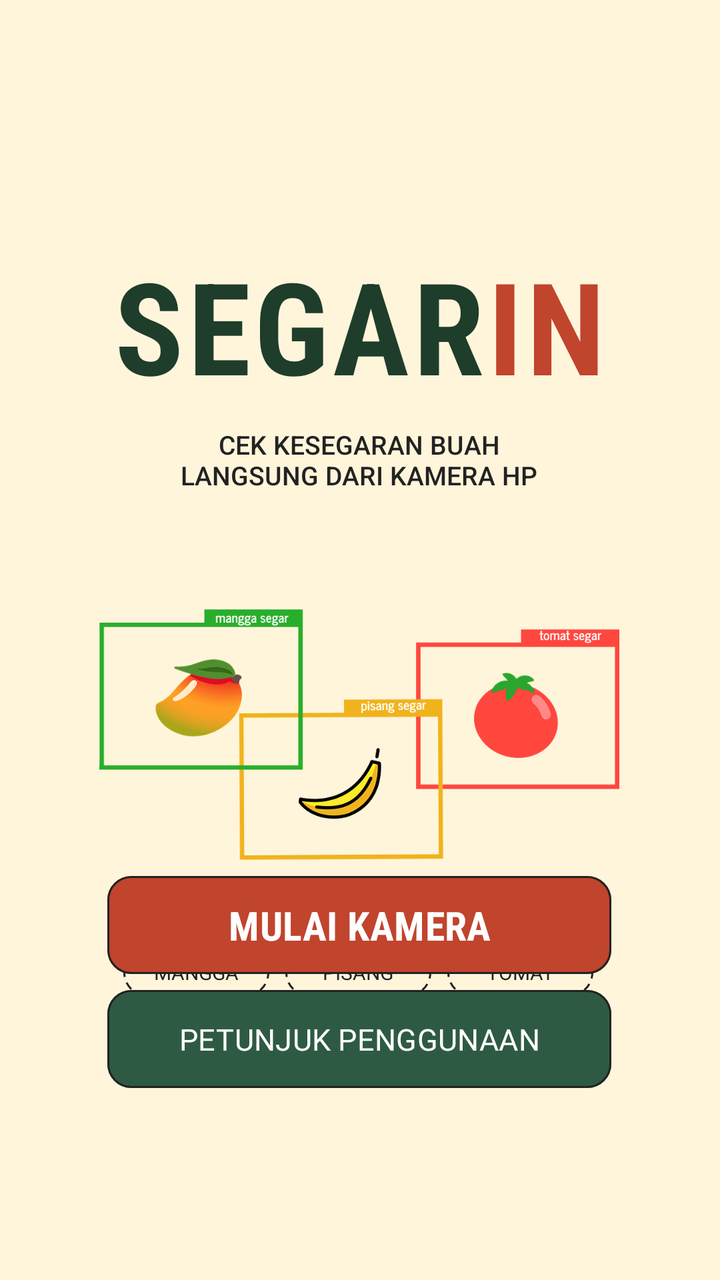
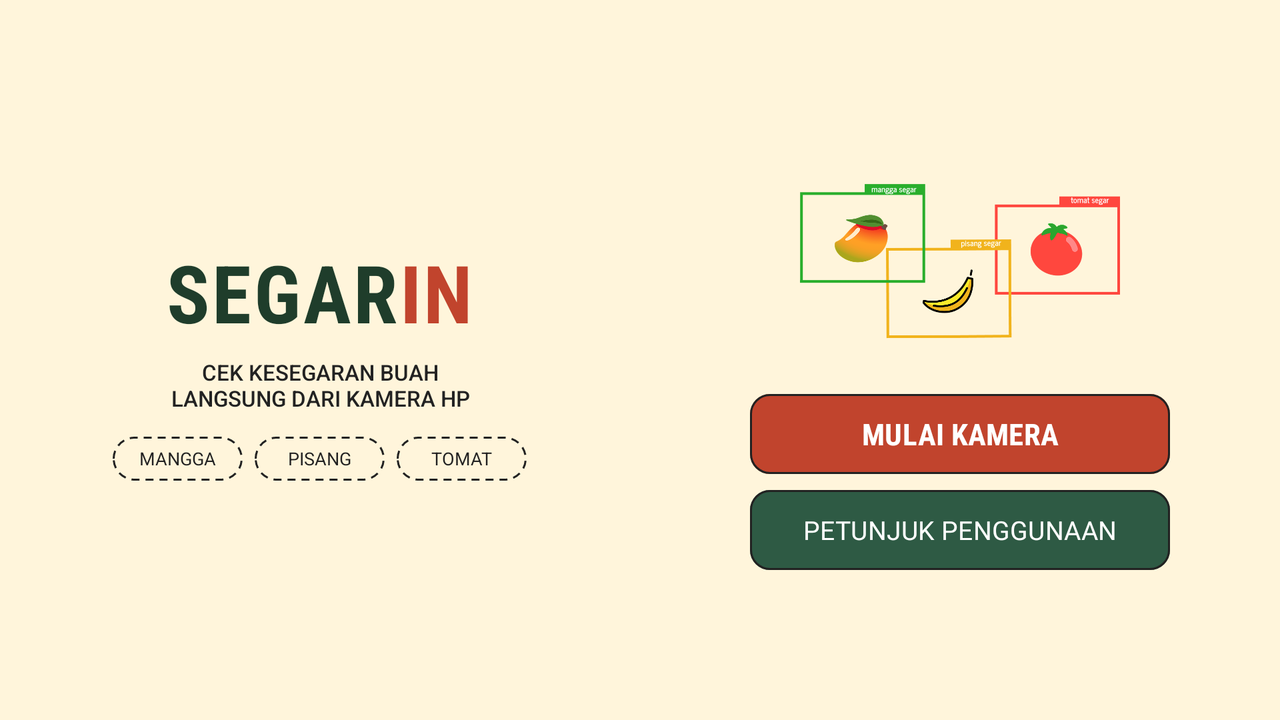

Compare how this app lays out the same screen by default and in its alternative resource folder. The renders come first, then the two layout files and the values they reference.
<!-- AndroidManifest.xml: application theme Theme.DeteksiKesegaranBuah -->
<!-- res/layout/activity_main.xml -->
<?xml version="1.0" encoding="utf-8"?>
<androidx.constraintlayout.widget.ConstraintLayout xmlns:android="http://schemas.android.com/apk/res/android"
    xmlns:app="http://schemas.android.com/apk/res-auto"
    xmlns:tools="http://schemas.android.com/tools"
    android:layout_width="match_parent"
    android:layout_height="match_parent"
    android:background="#FFF5DB"
    tools:context=".MainActivity">

    
    <LinearLayout
        android:id="@+id/llTitle"
        android:layout_width="wrap_content"
        android:layout_height="wrap_content"
        android:layout_marginTop="120dp"
        android:orientation="horizontal"
        app:layout_constraintEnd_toEndOf="parent"
        app:layout_constraintStart_toStartOf="parent"
        app:layout_constraintTop_toTopOf="parent">

        <TextView
            android:layout_width="wrap_content"
            android:layout_height="wrap_content"
            android:fontFamily="sans-serif-condensed"
            android:letterSpacing="0.03"
            android:text="SEGAR"
            android:textColor="#1F3D2B"
            android:textSize="64sp"
            android:textStyle="bold" />

        <TextView
            android:layout_width="wrap_content"
            android:layout_height="wrap_content"
            android:fontFamily="sans-serif-condensed"
            android:letterSpacing="0.03"
            android:text="IN"
            android:textColor="#C1442D"
            android:textSize="64sp"
            android:textStyle="bold" />
    </LinearLayout>

    

    

    

    <TextView
        android:id="@+id/tvSubtitle"
        android:layout_width="wrap_content"
        android:layout_height="wrap_content"
        android:layout_marginTop="8dp"
        android:fontFamily="sans-serif-medium"
        android:gravity="center"
        android:text="CEK KESEGARAN BUAH\nLANGSUNG DARI KAMERA HP"
        android:textColor="#222222"
        android:textSize="13sp"
        app:layout_constraintEnd_toEndOf="parent"
        app:layout_constraintHorizontal_bias="0.497"
        app:layout_constraintStart_toStartOf="parent"
        app:layout_constraintTop_toBottomOf="@id/llTitle" />

    <ImageView
        android:id="@+id/ivIllustration"
        android:layout_width="260dp"
        android:layout_height="200dp"
        android:layout_marginTop="20dp"
        android:contentDescription="Ilustrasi Buah Segar"
        android:src="@drawable/fruits"
        app:layout_constraintEnd_toEndOf="parent"
        app:layout_constraintHorizontal_bias="0.496"
        app:layout_constraintStart_toStartOf="parent"
        app:layout_constraintTop_toBottomOf="@id/tvSubtitle" />

    <LinearLayout
        android:id="@+id/llTags"
        android:layout_width="wrap_content"
        android:layout_height="wrap_content"
        android:layout_marginTop="8dp"
        android:orientation="horizontal"
        app:layout_constraintEnd_toEndOf="parent"
        app:layout_constraintHorizontal_bias="0.494"
        app:layout_constraintStart_toStartOf="parent"
        app:layout_constraintTop_toBottomOf="@id/ivIllustration">

        <TextView
            android:layout_width="73dp"
            android:layout_height="24dp"
            android:layout_marginEnd="8dp"
            android:background="@drawable/bg_tag_dashed"
            android:fontFamily="sans-serif"
            android:gravity="center"
            android:layerType="software"
            android:text="MANGGA"
            android:textColor="#222222"
            android:textSize="10sp" />

        <TextView
            android:layout_width="73dp"
            android:layout_height="24dp"
            android:layout_marginEnd="8dp"
            android:background="@drawable/bg_tag_dashed"
            android:fontFamily="sans-serif"
            android:gravity="center"
            android:layerType="software"
            android:text="PISANG"
            android:textColor="#222222"
            android:textSize="10sp" />

        <TextView
            android:layout_width="73dp"
            android:layout_height="24dp"
            android:background="@drawable/bg_tag_dashed"
            android:fontFamily="sans-serif"
            android:gravity="center"
            android:layerType="software"
            android:text="TOMAT"
            android:textColor="#222222"
            android:textSize="10sp" />
    </LinearLayout>

    

    <com.google.android.material.button.MaterialButton
        android:id="@+id/btnMulaiKamera"
        android:layout_width="252dp"
        android:layout_height="49dp"
        android:layout_marginBottom="8dp"
        android:fontFamily="sans-serif-condensed"
        android:insetTop="0dp"
        android:insetBottom="0dp"
        android:text="MULAI KAMERA"
        android:textColor="#FFFFFF"
        android:textSize="20sp"
        android:textStyle="bold"
        app:backgroundTint="#C1442D"
        app:cornerRadius="12dp"
        app:layout_constraintBottom_toTopOf="@id/btnPetunjuk"
        app:layout_constraintEnd_toEndOf="parent"
        app:layout_constraintHorizontal_bias="0.496"
        app:layout_constraintStart_toStartOf="parent"
        app:strokeColor="#222222"
        app:strokeWidth="1dp" />

    
    <com.google.android.material.button.MaterialButton
        android:id="@+id/btnPetunjuk"
        android:layout_width="252dp"
        android:layout_height="49dp"
        android:layout_marginBottom="96dp"
        android:fontFamily="@font/news_cycle_bold"
        android:insetTop="0dp"
        android:insetBottom="0dp"
        android:text="PETUNJUK PENGGUNAAN"
        android:textColor="#FFFFFF"
        android:textSize="15sp"
        app:backgroundTint="#2E5A44"
        app:cornerRadius="12dp"
        app:layout_constraintBottom_toBottomOf="parent"
        app:layout_constraintEnd_toEndOf="parent"
        app:layout_constraintHorizontal_bias="0.496"
        app:layout_constraintStart_toStartOf="parent"
        app:strokeColor="#222222"
        app:strokeWidth="1dp" />

</androidx.constraintlayout.widget.ConstraintLayout>
<!-- resources referenced by this layout -->
<resources>
  <!-- drawable bg_tag_dashed (drawable) -->
  <?xml version="1.0" encoding="utf-8"?>
  
  <shape xmlns:android="http://schemas.android.com/apk/res/android"
      android:shape="rectangle">
  
      <corners android:radius="100dp" />
      <solid android:color="#FFF5DB" />
  
      <stroke
          android:width="1dp"
          android:color="#222222"
          android:dashWidth="4dp"
          android:dashGap="3dp" />
  </shape>
  <!-- drawable fruits: png bitmap (drawable, 50410 bytes) -->
  <style name="Theme.DeteksiKesegaranBuah" parent="Base.Theme.DeteksiKesegaranBuah" />
  <style name="Base.Theme.DeteksiKesegaranBuah" parent="Theme.Material3.DayNight.NoActionBar">
          
          
      </style>
</resources>
<!-- res/layout-land/activity_main.xml (the repository's variant of the layout above) -->
<!-- drawn on the phone turned sideways -->
<?xml version="1.0" encoding="utf-8"?>

<androidx.constraintlayout.widget.ConstraintLayout xmlns:android="http://schemas.android.com/apk/res/android"
    xmlns:app="http://schemas.android.com/apk/res-auto"
    xmlns:tools="http://schemas.android.com/tools"
    android:layout_width="match_parent"
    android:layout_height="match_parent"
    android:background="#FFF5DB"
    tools:context=".MainActivity">

    
    <LinearLayout
        android:layout_width="0dp"
        android:layout_height="match_parent"
        android:orientation="vertical"
        android:gravity="center"
        android:padding="16dp"
        app:layout_constraintTop_toTopOf="parent"
        app:layout_constraintBottom_toBottomOf="parent"
        app:layout_constraintStart_toStartOf="parent"
        app:layout_constraintWidth_percent="0.5">

        
        <LinearLayout
            android:id="@+id/llTitle"
            android:layout_width="wrap_content"
            android:layout_height="wrap_content"
            android:orientation="horizontal">

            <TextView
                android:layout_width="wrap_content"
                android:layout_height="wrap_content"
                android:fontFamily="sans-serif-condensed"
                android:letterSpacing="0.03"
                android:text="SEGAR"
                android:textColor="#1F3D2B"
                android:textSize="40sp"
                android:textStyle="bold" />

            <TextView
                android:layout_width="wrap_content"
                android:layout_height="wrap_content"
                android:fontFamily="sans-serif-condensed"
                android:letterSpacing="0.03"
                android:text="IN"
                android:textColor="#C1442D"
                android:textSize="40sp"
                android:textStyle="bold" />
        </LinearLayout>

        
        <TextView
            android:id="@+id/tvSubtitle"
            android:layout_width="wrap_content"
            android:layout_height="wrap_content"
            android:layout_marginTop="6dp"
            android:fontFamily="sans-serif-medium"
            android:gravity="center"
            android:text="CEK KESEGARAN BUAH\nLANGSUNG DARI KAMERA HP"
            android:textColor="#222222"
            android:textSize="11sp" />

        
        <LinearLayout
            android:id="@+id/llTags"
            android:layout_width="wrap_content"
            android:layout_height="wrap_content"
            android:layout_marginTop="12dp"
            android:orientation="horizontal">

            <TextView
                android:layout_width="65dp"
                android:layout_height="22dp"
                android:layout_marginEnd="6dp"
                android:background="@drawable/bg_tag_dashed"
                android:fontFamily="sans-serif"
                android:gravity="center"
                android:layerType="software"
                android:text="MANGGA"
                android:textColor="#222222"
                android:textSize="9sp" />

            <TextView
                android:layout_width="65dp"
                android:layout_height="22dp"
                android:layout_marginEnd="6dp"
                android:background="@drawable/bg_tag_dashed"
                android:fontFamily="sans-serif"
                android:gravity="center"
                android:layerType="software"
                android:text="PISANG"
                android:textColor="#222222"
                android:textSize="9sp" />

            <TextView
                android:layout_width="65dp"
                android:layout_height="22dp"
                android:background="@drawable/bg_tag_dashed"
                android:fontFamily="sans-serif"
                android:gravity="center"
                android:layerType="software"
                android:text="TOMAT"
                android:textColor="#222222"
                android:textSize="9sp" />
        </LinearLayout>

    </LinearLayout>


    
    <LinearLayout
        android:layout_width="0dp"
        android:layout_height="match_parent"
        android:orientation="vertical"
        android:gravity="center"
        android:padding="16dp"
        app:layout_constraintTop_toTopOf="parent"
        app:layout_constraintBottom_toBottomOf="parent"
        app:layout_constraintEnd_toEndOf="parent"
        app:layout_constraintWidth_percent="0.5">

        
        <ImageView
            android:id="@+id/ivIllustration"
            android:layout_width="160dp"
            android:layout_height="110dp"
            android:layout_marginBottom="12dp"
            android:contentDescription="Ilustrasi Buah Segar"
            android:src="@drawable/fruits" />

        
        <com.google.android.material.button.MaterialButton
            android:id="@+id/btnMulaiKamera"
            android:layout_width="210dp"
            android:layout_height="40dp"
            android:layout_marginBottom="8dp"
            android:fontFamily="sans-serif-condensed"
            android:insetTop="0dp"
            android:insetBottom="0dp"
            android:text="MULAI KAMERA"
            android:textColor="#FFFFFF"
            android:textSize="15sp"
            android:textStyle="bold"
            app:backgroundTint="#C1442D"
            app:cornerRadius="10dp"
            app:strokeColor="#222222"
            app:strokeWidth="1dp" />

        
        <com.google.android.material.button.MaterialButton
            android:id="@+id/btnPetunjuk"
            android:layout_width="210dp"
            android:layout_height="40dp"
            android:fontFamily="@font/news_cycle_bold"
            android:insetTop="0dp"
            android:insetBottom="0dp"
            android:text="PETUNJUK PENGGUNAAN"
            android:textColor="#FFFFFF"
            android:textSize="13sp"
            app:backgroundTint="#2E5A44"
            app:cornerRadius="10dp"
            app:strokeColor="#222222"
            app:strokeWidth="1dp" />

    </LinearLayout>

</androidx.constraintlayout.widget.ConstraintLayout>
